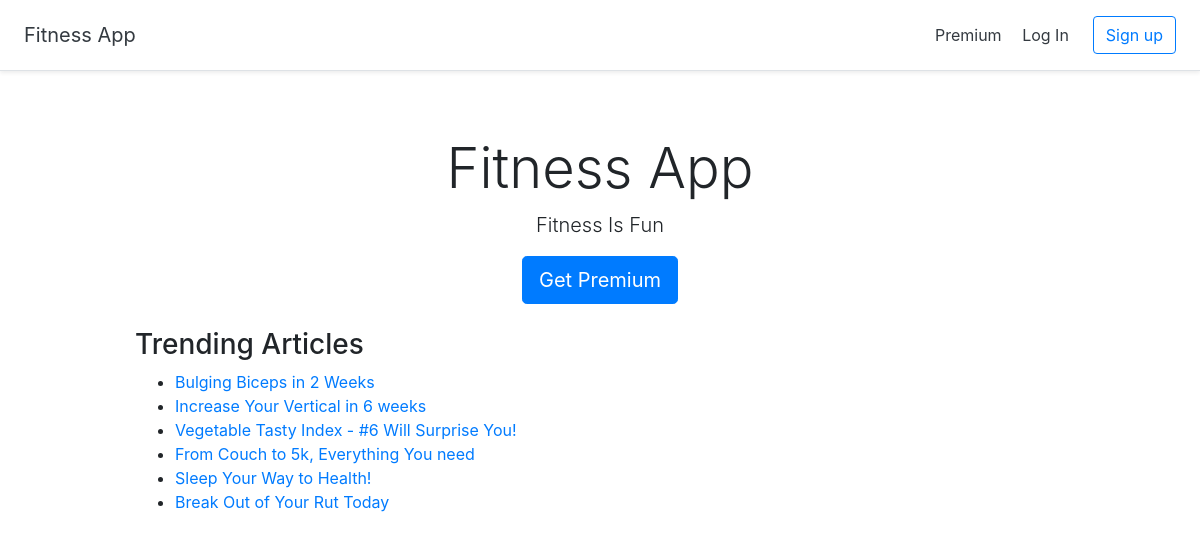
The page / on the database its author committed.
### plans/models.py (models this page shows)
class FitnessPlan(models.Model):
  title = models.CharField(max_length=255)
  text = models.TextField()
  premium = models.BooleanField(default=True)

### plans/views.py (the view)
# urls.py: 2. Add a URL to urlpatterns:  path('', views.home, name='home')
def home(request):
  plans = FitnessPlan.objects
  return render(request, 'plans/home.html', {'plans':plans})

### plans/context_processors.py (called while the page is built)
def data_key(_):
  return {'DATA_KEY': env('STRIPE_PUBLIC_API_KEY')}

### plans/templates/plans/home.html
{% extends 'plans/base.html' %}
{% block content %}
<div class="pricing-header px-3 py-3 pt-md-5 pb-md-4 mx-auto text-center">
  <h1 class="display-4">Fitness App</h1>
  <p class="lead">Fitness Is Fun</p>
  <a href="{% url 'join' %}"><button type="button" class="btn btn-lg btn-primary">Get Premium</button></a>
</div>
<div class="container">
  <h3>Trending Articles</h3>
  <ul>
    {% for plan in plans.all %}
    <li><a href="{% url 'plan' plan.id %}">{{ plan.title }}</a></li>
    {% endfor %}
  </ul>
</div>
{% endblock %}

### plans/templates/plans/base.html (shortened to what this page needs)
<!doctype html>
<html lang="en">
  {% load static %}
  <head>
    <link rel="stylesheet" href="https://stackpath.bootstrapcdn.com/bootstrap/4.2.1/css/bootstrap.min.css">
    <link href="{% static 'pricing.css' %}" rel="stylesheet">
  </head>
  <body>
    <div class="d-flex flex-column flex-md-row align-items-center p-3 px-md-4 mb-3 bg-white border-bottom shadow-sm">
      <h5 class="my-0 mr-md-auto font-weight-normal"><a href="{% url 'home' %}" class="text-dark">Fitness App</a></h5>
      <nav class="my-2 my-md-0 mr-md-3">
        <a class="p-2 text-dark" href="{% url 'join' %}">Premium</a>
        {% if user.is_authenticated %}
        <a class="p-2 text-dark" href="{% url 'settings' %}">Settings</a>
        <a class="p-2 text-dark" href="{% url 'logout' %}">Log Out</a>
        {% else %}
        <a class="p-2 text-dark" href="{% url 'login' %}">Log In</a>
        {% endif %}
      </nav>
      {% if user.is_authenticated == False %}
      <a class="btn btn-outline-primary" href="{% url 'signup' %}">Sign up</a>
      {% endif %}
    </div>
    {% block content %}
        {% endblock %}
</body>
</html>

### plans/static/pricing.css (style rules this page uses)
html { font-size: 14px; }
@media (min-width: 768px) { html { font-size: 16px; } }
.container { max-width: 960px; }
.pricing-header { max-width: 700px; }

### rows shown on the page
FitnessPlan: title "Bulging Biceps in 2 Weeks"
FitnessPlan: title "Increase Your Vertical in 6 weeks"
FitnessPlan: title "Vegetable Tasty Index - #6 Will Surprise You!"
FitnessPlan: title "From Couch to 5k, Everything You need"
FitnessPlan: title "Sleep Your Way to Health!"
FitnessPlan: title "Break Out of Your Rut Today"
